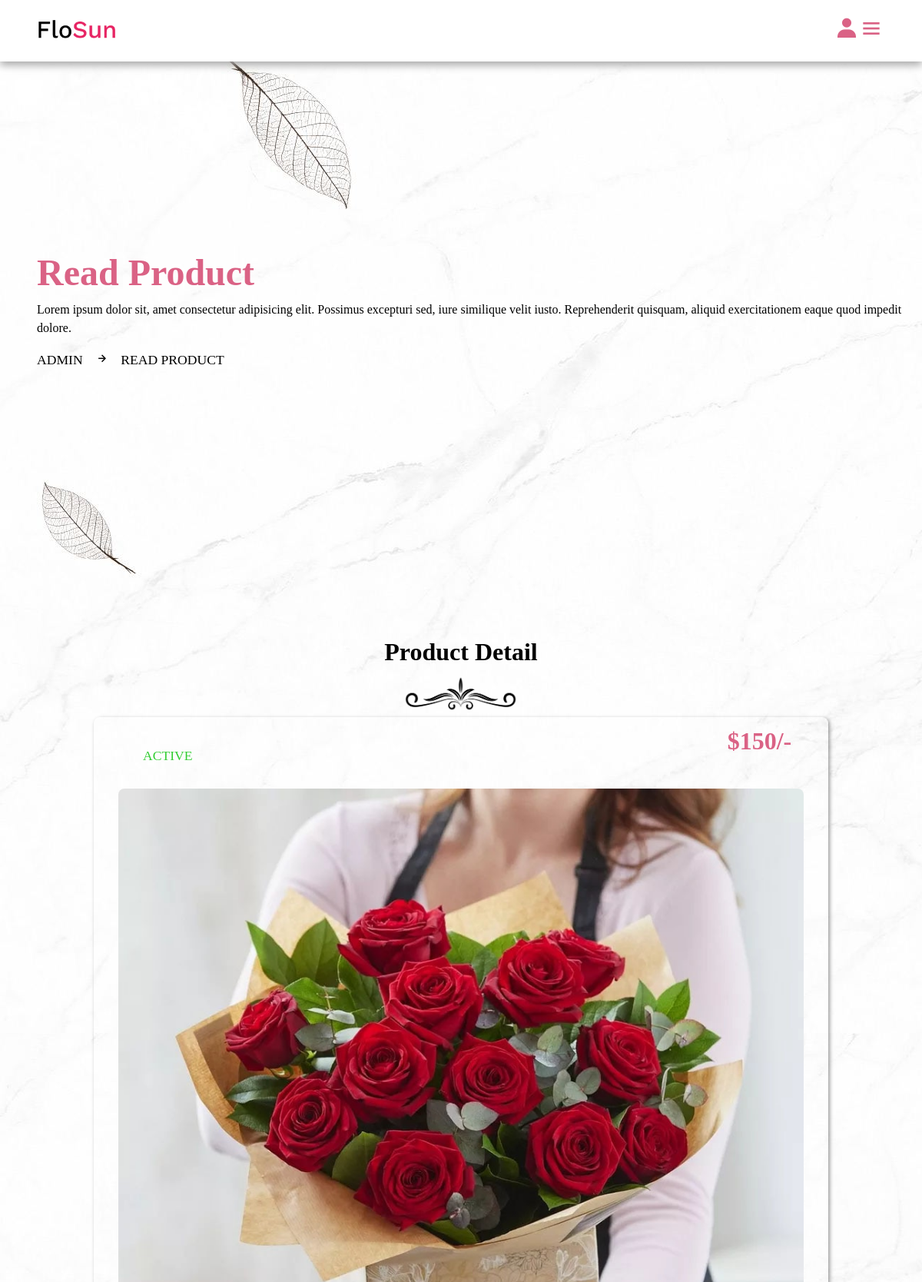
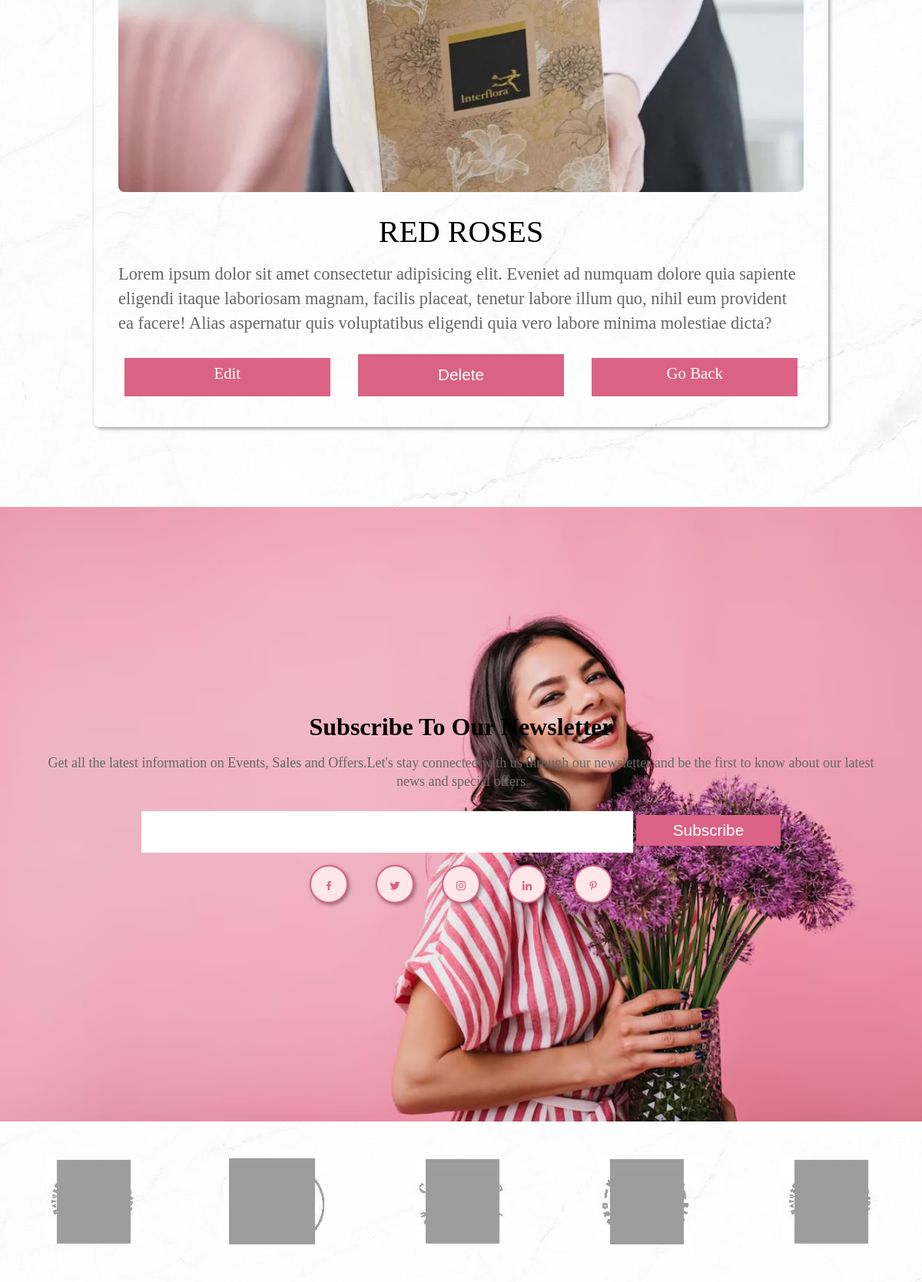
The app's page /admin/read_product.php?post_id=P94fnESdipNhKLbu7Z5f (signed in, upper part) with its own data (2 pictures, top to bottom).
### tables this page shows
CREATE TABLE `products` (
  `id` varchar(20) NOT NULL,
  `seller_id` varchar(20) NOT NULL,
  `name` varchar(20) NOT NULL,
  `price` int(50) NOT NULL,
  `image` varchar(255) NOT NULL,
  `stock` varchar(500) NOT NULL,
  `product_detail` varchar(1000) NOT NULL,
  `status` varchar(100) NOT NULL
);

### admin/read_product.php (the view, shortened to what this page needs)
<?php
    include '../components/connect.php';
    $get_id = $_GET['post_id'];
?>
<!DOCTYPE html>
<html lang="en">
<head>
    <link href='https://unpkg.com/boxicons@2.1.4/css/boxicons.min.css' rel='stylesheet'>
    <link rel="stylesheet" href="../css/admin_style.css?v=<?php echo time(); ?>">
</head>
<body>
    <?php include '../components/admin_header.php'; ?>
    <div class="banner">
        <div class="detail">
            <h1>read product</h1>
            <p>Lorem ipsum dolor sit, amet consectetur adipisicing elit. Possimus excepturi sed, iure similique velit iusto. Reprehenderit quisquam, aliquid exercitationem eaque quod impedit dolore.</p>
            <span><a href="dashboard.php">admin</a><i class="bx bx-right-arrow-alt"></i>read product</span>
        </div>
    </div>
    <section class="read_product">
        <div class="heading">
            <h1>product detail</h1>
            <img src="../image/separator.png">
        </div>
        <div class="container">
           <?php
                $select_product = $conn->prepare("SELECT * FROM `products` WHERE id=?");
                $select_product->execute([$get_id]);
                if ($select_product->rowCount() > 0) {
                    while ($fetch_product = $select_product->fetch(PDO::FETCH_ASSOC)) {
             ?>
             <form action="" method="post" class="box">
                <div class="status" style="color: <?php if($fetch_product['status'] == 'active'){echo "limegreen";}else {echo "red";}?>"><?= $fetch_product['status']; ?></div>
                <?php
                    if ($fetch_product['image'] != '') { ?>
                        <img src="../uploaded_files/<?= $fetch_product['image']; ?>" class="image">
                  <?php  }
                ?>
                <div class="price">$<?= $fetch_product['price']; ?>/-</div>
                <div class="title"><?= $fetch_product['name']; ?></div>
                <div class="content"><?= $fetch_product['product_detail']; ?></div>
                <div class="flex-btn">
                    <a href="edit_product.php?id=<?= $fetch_product['id'];?>" class="btn">edit</a>
                    <button type="submit" name="delete"class="btn" onclick="return confirm('delete this product');">delete</button>
                    <a href="view_products.php?post_id=<?= $fetch_product['id'];?>" class="btn">go back</a>
                </div>
             </form>
             <?php
                    }
                }else{
                    echo '
                        <div class="empty">
                            <p>no product added yet! <br><a href="add_product.php" class="btn" style="margin-top: 1rem;">add product</a></p>
                        </div>
                    ';
                }
            ?>
        </div>
    </section>
    <?php include '../components/admin_footer.php'; ?>
</body>
</html>

### css/admin_style.css (style rules this page uses)
* { margin: 0; padding: 0; box-sizing: border-box; outline: none; text-decoration: none; list-style: none; }
:root { --main-color: #da6285; --pink-color: #ff8e9d; --pink-opacity: #ffe6e9; --white-alfa-40: rgba(255, 255, 255, 0.40); --white-alfa-25: rgba(255, 255, 255, 0.25); --backdrop-filter: blur(5px); --padding: 5vh 15px; --box-shadow: 2px 2px 5px rgba(0, 0, 0, 0.40); }
body { background-image: url('../image/body.jpg'); }
html { scroll-behavior: smooth; }
button, input { border: none; }
.btn { display: inline-block; padding: .5rem 3rem; margin-top: 1rem; background-color: var(--main-color); color: #fff; cursor: pointer; text-align: center; position: relative; z-index: 100; font-size: 1.3rem; text-transform: capitalize; }
.btn::before { position: absolute; content: ''; width: 0%; height: 100%; background-color: #000; left: 0; top: 0; transition: .5s; z-index: -10; }
.heading { text-align: center; line-height: 1.5; }
.heading h1 { font-size: 2rem; text-transform: capitalize; }
.heading img { margin-top: .5rem; width: 150px!important; }
section { padding: 6%; }
.flex-btn { display: flex; justify-content: space-between; }
.flex-btn .btn { margin: .5rem; }
.banner { margin-top: 5rem; width: 100%; height: 80vh; display: flex; align-items: center; background-position: center; background-size: cover; animation: banner 2s infinite alternate; }
.banner .detail { padding-left: 4%; line-height: 1.5; }
.banner .detail p { font-size: 16px; margin-bottom: 1rem; }
.banner .detail span { text-transform: uppercase; font-size: 1.1rem; margin-top: 1rem; }
.banner .detail a { color: #000; }
.banner .detail span i { margin: 0 1rem; }
.banner h1 { font-size: 3rem; color: var(--main-color); text-transform: capitalize; }
.read_product { display: flex; flex-direction: column; border-radius: .5rem; max-width: 1100px; margin: 2rem auto; }
.read_product .box { width: 100%; border-radius: .5rem; padding: 2rem; box-shadow: var(--box-shadow); position: relative; }
.read_product .box .status { border-radius: .5rem; padding: .5rem 2rem; font-size: 1.1rem; display: inline-block; text-transform: uppercase; }
.read_product .box .price { position: absolute; top: 1%; right: 5%; font-weight: bold; color: var(--main-color); font-size: 2rem; }
.read_product .box .image { width: 100%; border-radius: .5rem; margin-top: 1.5rem; }
.read_product .box .title { font-size: 2.5rem; margin-top: 1.5rem; text-transform: uppercase; text-align: center; }
.read_product .box .content { line-height: 2rem; color: #666; padding: 1rem 0; font-size: 1.4rem; }
.read_product .box .flex-btn { justify-content: space-between; }
.read_product .box .btn { width: 30%; text-align: center; }
.read_product .box .flex-btn a { height: 50px; margin-top: .8rem; }

### records on screen
products: status "ACTIVE", image (picture), price "150", name "RED ROSES", product_detail "Lorem ipsum dolor sit amet consectetur adipisicing elit. Eveniet ad numquam dolore quia sapiente eligendi itaque laboriosam magnam, facilis placeat, tenetur labore illum quo, nihil eum provident ea facere! Alias aspernatur quis voluptatibus eligendi quia vero labore minima molestiae dicta?"
